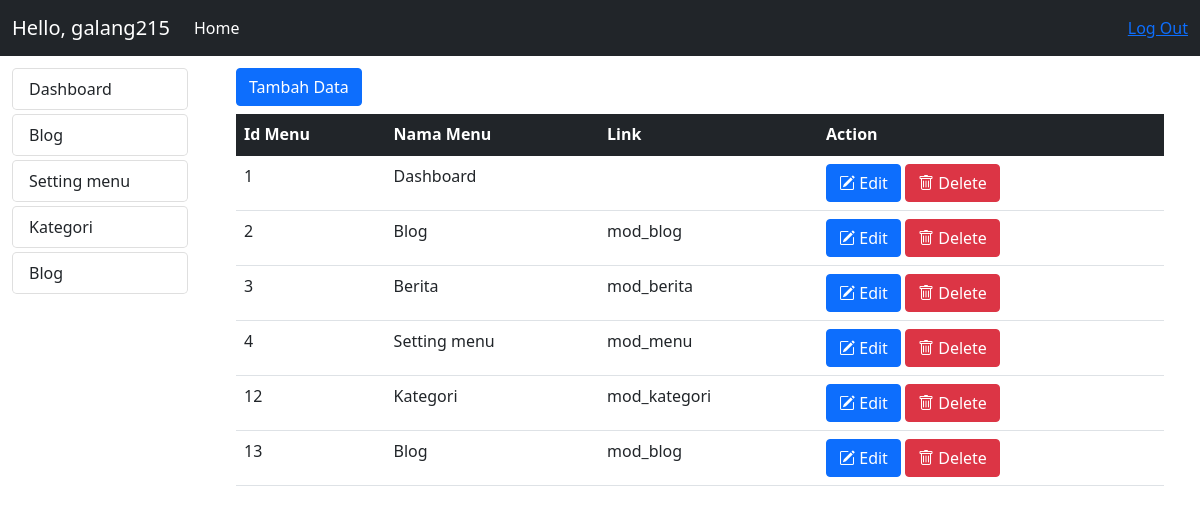
Screenshot of /admin/home.php?modul=mod_menu (signed in) with the database file from the repository.
### tables this page shows
CREATE TABLE `mst_menu` (
  `id_menu` int(20) NOT NULL,
  `nm_menu` varchar(50) NOT NULL,
  `link` varchar(50) NOT NULL,
  `isactive` enum('0','1') NOT NULL
);

### admin/mod_menu/index.php (the view)
<?php
include 'menu_ctrl.php';
if (!isset($_GET['act'])) {
?>
    <div class="container pt-1">
        <a href="?modul=mod_menu&act=add" class="btn btn-primary mb-2">Tambah Data</a>
        <table class="table">
            <thead class="bg-dark text-white">
                <tr>
                    <th>Id Menu</th>
                    <th>Nama Menu</th>
                    <th>Link</th>
                    <th>Action</th>
                </tr>
            </thead>
            <?php
            $data = mysqli_query($koneksi, "SELECT * FROM mst_menu");
            foreach ($data as $d) :
            ?>
                <tr>
                    <td><?= $d["id_menu"]; ?></td>
                    <td><?= $d["nm_menu"]; ?></td>
                    <td><?= $d["link"]; ?></td>
                    <td>
                        <a href="?modul=mod_menu&act=edit&id=<?= $d["id_menu"]; ?>" class="btn btn-xs btn-primary"><i class="bi bi-pencil-square"></i> Edit</a>
                        <a href="?modul=mod_menu&act=delete&id=<?= $d["id_menu"]; ?>" class="btn btn-xs btn-danger"><i class="bi bi-trash"></i> Delete</a>
                    </td>
                </tr>
            <?php
            endforeach;
            ?>
        </table>
    </div>
<?php
} else if (isset($_GET['act']) && ($_GET['act'] == "add")) {
?>
    <div class="container mt-3">
        <h3 class="mb-4"><?= $judul; ?></h3>
        <div class="row">
            <div class="col">
                <form action="mod_menu/menu_ctrl.php?modul=mod_menu&act=save" method="POST">
                    <div class="mb-3 row">
                        <label for="namamenu" class="col-sm-2 col-form-label">Nama Menu</label>
                        <div class="col-sm-6">
                            <input type="text" class="form-control" id="nama_menu" name="nm_menu">
                        </div>
                    </div>
                    <div class="mb-3 row">
                        <label for="link" class="col-sm-2 col-form-label">Link</label>
                        <div class="col-sm-6">
                            <input type="text" class="form-control" id="link" name="link">
                        </div>
                    </div>
                    <div class="mb-3 row">
                        <div class="col-sm-2"></div>
                        <div class="col-sm-6">
                            <div class="form-check">
                                <input class="form-check-input" type="checkbox" name="isactive" id="isactive"> Aktif
                            </div>
                        </div>
                    </div>
                    <div class="row">
                        <div class="col-md-2"></div>
                        <div class="col-md-10">
                            <a href="?modul=mod_menu" type="cancel" class="btn btn-secondary"><i class="bi bi-box-arrow-left"></i> Kembali</a>
                            <button type="cancel" class="btn btn-danger"><i class="bi bi-x-square"></i> Reset</button>
                            <button type="submit" class="btn btn-primary"><i class="bi bi-save"></i> Submit</button>
                        </div>
                    </div>
                </form>
            </div>
        </div>
    </div>
    <?php
} else if (isset($_GET['act']) && ($_GET['act'] == "edit")) {
    $id = $_GET['id'];
    $qry_edit = mysqli_query($koneksi, "SELECT * FROM mst_menu WHERE id_menu='$id'");
    foreach ($qry_edit as $q) :
    ?>
        <div class="container mt-3">
            <h3 class="mb-4"><?= $judul1; ?></h3>
            <div class="row">
                <div class="col">
                    <form action="mod_menu/menu_ctrl.php?modul=mod_menu&act=update" method="POST">
                        <div class="mb-3 row">
                            <label for="namamenu" class="col-sm-2 col-form-label">Nama Menu</label>
                            <div class="col-sm-6">
                                <input type="hidden" class="form-control" name="id_menu" value="<?= $q['id_menu']; ?>">
                                <input type="text" class="form-control" id="nama_menu" name="nm_menu" value="<?= $q['nm_menu']; ?>">
                            </div>
                        </div>
                        <div class="mb-3 row">
                            <label for="link" class="col-sm-2 col-form-label">Link</label>
                            <div class="col-sm-6">
                                <input type="text" class="form-control" id="link" name="link" value="<?= $q['link']; ?>">
                            </div>
                        </div>
                        <div class="mb-3 row">
                            <div class="col-sm-2"></div>
                            <div class="col-sm-6">
                                <div class="form-check">
                                    <input class="form-check-input" type="checkbox" name="isactive" id="isactive" <?= $q['isactive'] == 1 ? "checked" : "" ?>> Aktif
                                </div>
                            </div>
                        </div>
                        <div class="row">
                            <div class="col-md-2"></div>
                            <div class="col-md-10">
                                <a href="?modul=mod_menu" type="cancel" class="btn btn-secondary"><i class="bi bi-box-arrow-left"></i> Kembali</a>
                                <button type="cancel" class="btn btn-danger"><i class="bi bi-x-square"></i> Reset</button>
                                <button type="submit" class="btn btn-primary"><i class="bi bi-save"></i> Simpan</button>
                            </div>
                        </div>
                    </form>
                </div>
            </div>
        </div>
<?php
    endforeach;
}
?>

### admin/menu.php
<?php
$qry_menu = mysqli_query($koneksi, "SELECT * FROM mst_menu WHERE isactive = '1'");
while ($row = mysqli_fetch_array($qry_menu)) {
?>
    <a href="?modul=<?= $row['link']; ?>" style="text-decoration: none;" class="links1">
        <li class="list-group-item links rounded-3 mt-1"><?= $row["nm_menu"]; ?></li>
    </a>
<?php
}
?>

### rows the page displays
mst_menu: nm_menu "Dashboard", id_menu "1"
mst_menu: nm_menu "Blog", id_menu "2", link "mod_blog"
mst_menu: nm_menu "Setting menu", id_menu "4", link "mod_menu"
mst_menu: nm_menu "Kategori", id_menu "12", link "mod_kategori"
mst_menu: nm_menu "Blog", id_menu "13", link "mod_blog"
mst_menu: id_menu "3", nm_menu "Berita", link "mod_berita"

### other values shown
$_SESSION['userlog'] "galang215"
